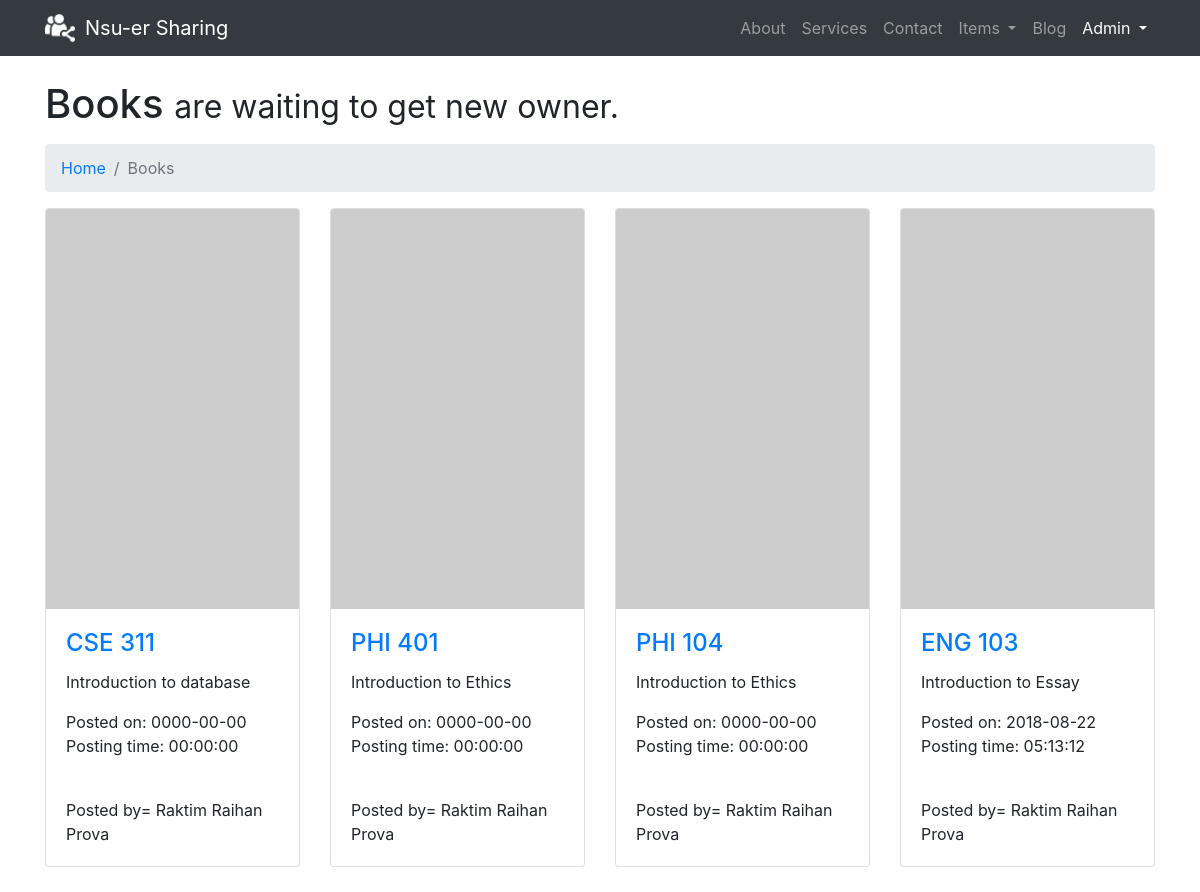
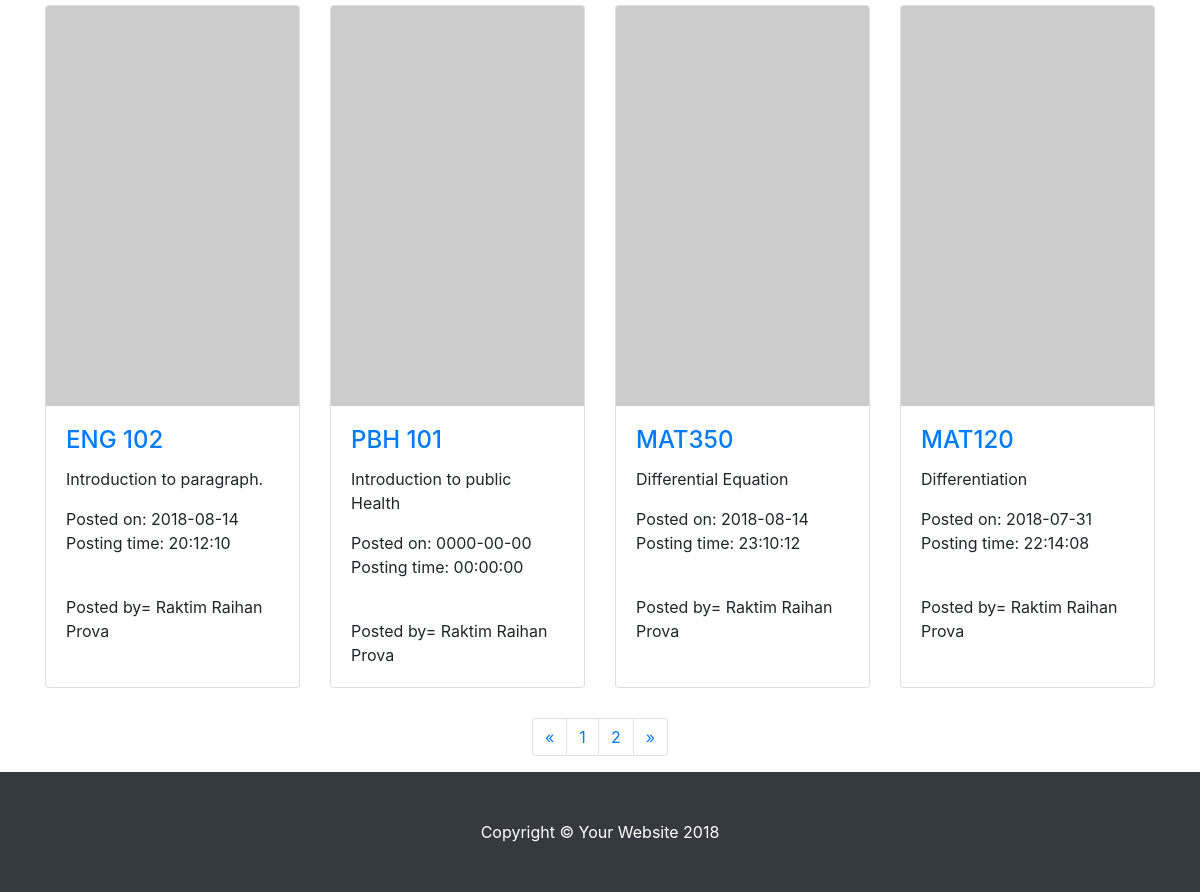
/Starting pages/portfolio-4-col.php?page_visit=1 (signed in), run on the app's committed database (2 pictures, top to bottom).
### Starting pages/portfolio-4-col.php (the view, shortened to what this page needs)
<!DOCTYPE html>
<html lang="en">
  <head>
    <link rel="stylesheet" href="https://use.fontawesome.com/releases/v5.1.0/css/all.css">
    <link href="vendor/bootstrap/css/bootstrap.min.css" rel="stylesheet">
    <link href="css/modern-business.css" rel="stylesheet">
  </head>
  <body>
    <nav class="navbar fixed-top navbar-expand-lg navbar-dark bg-dark fixed-top">
      <div class="container">
        <img src="img/725210_users_512x512.png" type="image/png" style="height: 30px; Width: 30px; margin-right: 10px; filter: invert(100%);"><a class="navbar-brand" href="index.php">Nsu-er Sharing</a>
        <div class="collapse navbar-collapse" id="navbarResponsive">
          <ul class="navbar-nav ml-auto">
            <li class="nav-item">
              <a class="nav-link" href="about.php">About</a>
            </li>
            <li class="nav-item">
              <a class="nav-link" href="services.php">Services</a>
            </li>
            <li class="nav-item">
              <a class="nav-link" href="contact.php">Contact</a>
            </li>
            <li class="nav-item dropdown">
              <a class="nav-link dropdown-toggle" href="#" id="navbarDropdownPortfolio" data-toggle="dropdown" aria-haspopup="true" aria-expanded="false">
                Items
              </a>
            </li>
            <li class="nav-item">
              <a class="nav-link" href="blog-home-1.php?page_visit=1"> Blog </a>
            </li>
            <li class="nav-item dropdown">
              <a class="nav-link dropdown-toggle btn btn-outline-primary"style="border: 5px; color: white;" href="#" id="navbarDropdownBlog" data-toggle="dropdown" aria-haspopup="true" aria-expanded="false">
                <?php echo "".$_SESSION["fname"]; ?>
              </a>
            </li>
          </ul>
        </div>
      </div>
    </nav>
    <div class="container">
      <h1 class="mt-4 mb-3">Books
        <small>are waiting to get new owner.</small>
      </h1>
      <ol class="breadcrumb">
        <li class="breadcrumb-item">
          <a href="index.php">Home</a>
        </li>
        <li class="breadcrumb-item active">Books</li>
      </ol>
        <div class="row">
  <?php
                include("../../Project cse327/php/database_connect.php");
                $page= $_GET["page_visit"];
                if($page=="" || $page=="1"){
                  $page_passed= 0;
                }
                else{
                  $page_passed= ($page*8)-8;
                }
                $sql = "SELECT * FROM `book information` order by book_id desc limit $page_passed,8  ";
                $result= mysqli_query($conn,$sql);
        while($row= mysqli_fetch_row($result)){ ?>
        <div class="col-lg-3 col-md-4 col-sm-6 portfolio-item">
          <div class="card h-100">
            <a href="#"><img class="card-img-top" src="<?php if($row[3]){ echo $row[3];} else {echo "http://placehold.it/500x400";} ?>" height= "400" width="500"  alt=""></a>
            <div class="card-body">
              <h4 class="card-title">
                <a href="#"><?php echo $row[0]; ?></a>
              </h4>
              <p class="card-text"><?php echo $row[1]; ?></p>
              <p class="card-text align-text-bottom"><?php $date= explode(" ",$row[2]); echo "Posted on: ". $date[0]."<br>"; echo "Posting time: ".date('H:i:s',strtotime($date[1])); ?> </p><br>
              <p class= "card-text align-text-bottom">
              <?php
              $sql2 = "SELECT * From\n"
                        . "(\n"
                        . "SELECT CONCAT(first_name,' ',last_name) as \"Name\", `item post`.book_id FROM `book information` ,user,`item post`\n"
                        . "where  `book information`.`book_id`=`item post`.`book_id` and `item post`.`user_id`=user.user_id) as t where t.book_id= $row[4]";
                          $result2= mysqli_query($conn, $sql2);
                          while($row2= mysqli_fetch_row($result2)){
                            echo "Posted by= ".$row2[0];
                          }
              ?>
            </div>
          </div>
        </div>
<?php }?>
      </div>
<?php
    $sql1 = "SELECT * FROM `book information`";
    $result1= mysqli_query($conn,$sql1);
    $cnt= mysqli_num_rows($result1);
    $page=ceil($cnt/8);
 ?>
      <ul class="pagination justify-content-center">
        <li class="page-item">
          <a class="page-link" href="portfolio-4-col.php?page_visit=<?php if($_GET["page_visit"]==1){echo 1;}else {echo $_GET["page_visit"]-1;} ?>" aria-label="Previous">
            <span aria-hidden="true">&laquo;</span>
          </a>
        </li>
        <?php
        if($page<11){
        for($b=1;$b<=$page;$b++){?>
        <li class="page-item">
          <a class="page-link" href="portfolio-4-col.php?page_visit=<?php echo $b; ?>"><?php echo $b; ?></a>
        </li>
      <?php }  }
      else{
        for($b=$_GET['page_visit'];$b<=$_GET['page_visit']+10;$b++){?>
          <li class="page-item">
            <a class="page-link" href="portfolio-4-col.php?page_visit=<?php echo $b; ?>"><?php echo $b; ?></a>
          </li>
        <?php   }
      }
?>
        <li class="page-item">
          <a class="page-link" href="portfolio-4-col.php?page_visit=<?php if($_GET["page_visit"]>$page-1){echo 1;}else {echo $_GET["page_visit"]+1;} ?>" aria-label="Next">
            <span aria-hidden="true">&raquo;</span>
          </a>
        </li>
      </ul>
    </div>
    <footer class="py-5 bg-dark">
      <div class="container">
        <p class="m-0 text-center text-white">Copyright &copy; Your Website 2018</p>
      </div>
    </footer>
  </body>
</html>

### Starting pages/css/modern-business.css (style rules this page uses)
body { padding-top: 54px; }
@media (min-width: 992px) { body { padding-top: 56px; } }
.portfolio-item { margin-bottom: 30px; }

### data on the page
book information: book_name "CSE 311", description "Introduction to database", post_time "0000-00-00", post_time "00:00:00", row2 "Raktim Raihan Prova"
book information: book_name "PHI 401", description "Introduction to Ethics", post_time "0000-00-00", post_time "00:00:00", row2 "Raktim Raihan Prova"
book information: book_name "PHI 104", description "Introduction to Ethics", post_time "0000-00-00", post_time "00:00:00", row2 "Raktim Raihan Prova"
book information: book_name "ENG 103", description "Introduction to Essay", post_time "2018-08-22", post_time "05:13:12", row2 "Raktim Raihan Prova"
book information: book_name "ENG 102", description "Introduction to paragraph.", post_time "2018-08-14", post_time "20:12:10", row2 "Raktim Raihan Prova"
book information: book_name "PBH 101", description "Introduction to public Health", post_time "0000-00-00", post_time "00:00:00", row2 "Raktim Raihan Prova"
book information: book_name "MAT350", description "Differential Equation", post_time "2018-08-14", post_time "23:10:12", row2 "Raktim Raihan Prova"
book information: book_name "MAT120", description "Differentiation", post_time "2018-07-31", post_time "22:14:08", row2 "Raktim Raihan Prova"

### other printed values
$_SESSION["fname"] "Admin"
